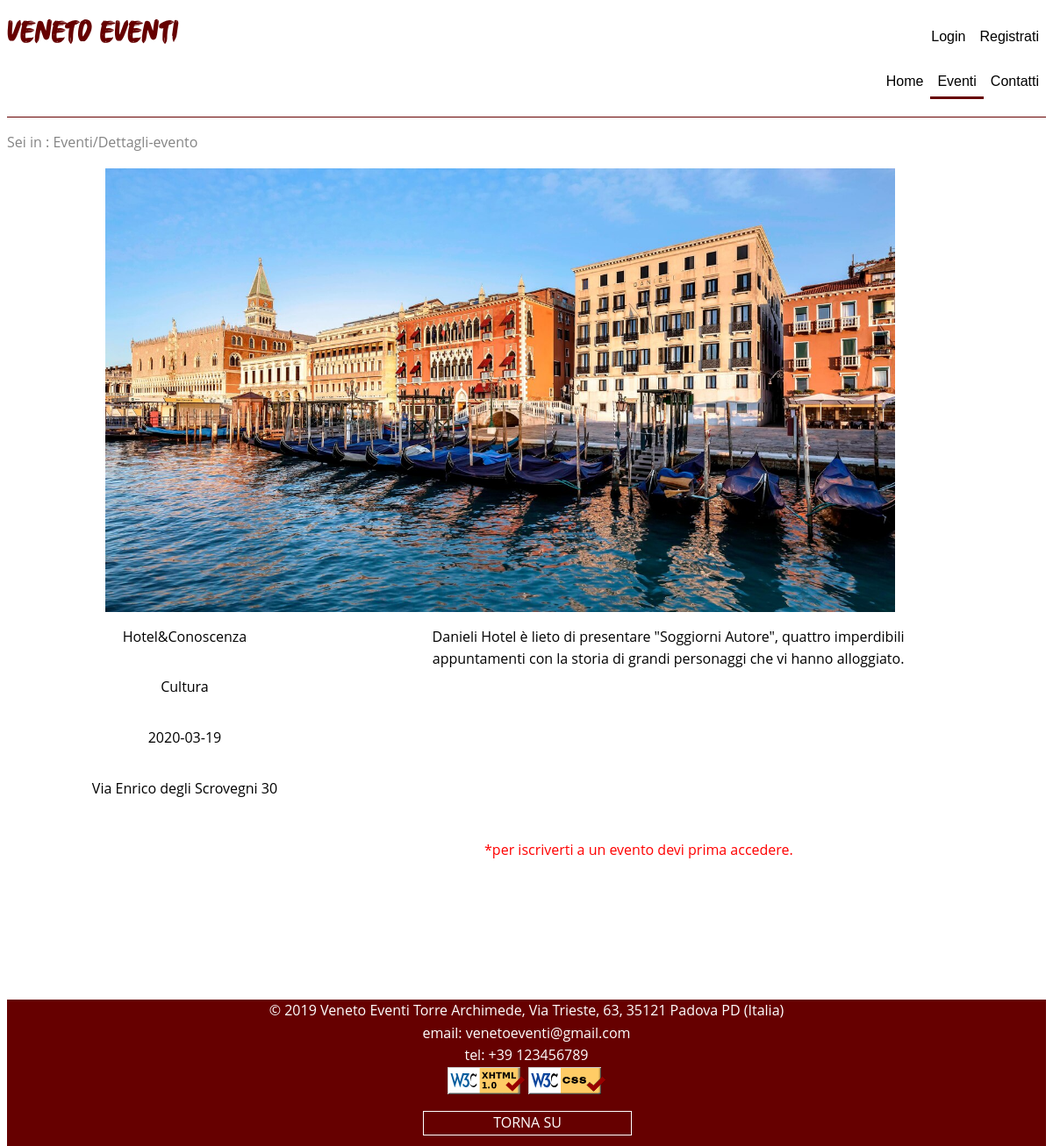
Before: /dettagli_evento.php?id=3 with the older database file.
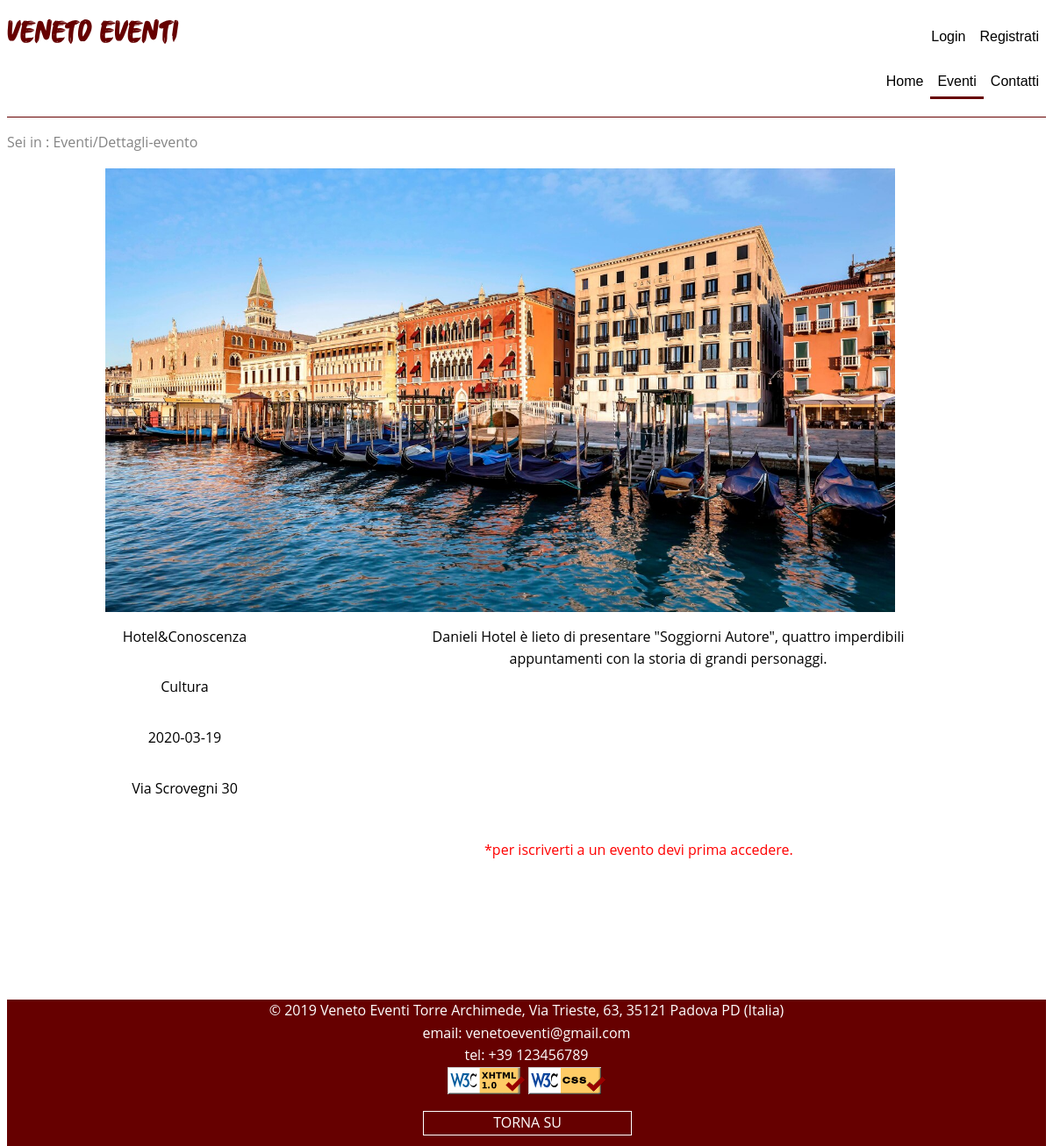
After: the same page with the newer database file.
### tables this page shows
CREATE TABLE `eventi` (
  `ID` int(11) NOT NULL,
  `Titolo` varchar(255) NOT NULL,
  `Descrizione` varchar(500) NOT NULL,
  `Luogo` varchar(255) NOT NULL,
  `Citta` enum('Venezia','Padova','Verona','Vicenza','Belluno','Treviso','Rovigo') NOT NULL,
  `Data` date NOT NULL,
  `Categoria` varchar(255) NOT NULL,
  `Azienda` varchar(255) NOT NULL
);

### dettagli_evento.php (the view, shortened to what this page needs)
<!DOCTYPE html>
<html>
<head>
	<?php
        include_once 'functions.php';
     ?>
  </head>
<?php
        require_once('functions.php');
        $evento=getEventoDettagli($_GET['id']);
        $controlloIscrizione= setIscrivitiBottone();
        $controlloPreferiti= setPreferitiBottone();
         echo   " <div class=' dettagli-evento '>
                                        <div class='box-img img-dettagli'>
                                            <img class='img-detevento' src='".getImg($evento['ID'])."' alt='immagine evento'>
                                        </div>
                                        <div class='box-evento-indettagli '>
                                            <div class='box-titolo titolo-dettagli'>
                                                    <p class='scritte-evento'>".$evento['Titolo']."</p>
                                            </div>
                                            <div class='box-categoria categoria-dettagli'>
                                                <p class='scritte-evento'>".$evento['Categoria']."</p>
                                            </div>
                                            <div class='box-data data-dettagli'>
                                                <div class='box-data-evento'>
                                                    <p class='scritte-evento'>".$evento['Data']."</p>
                                                </div>
                                            </div>
                                            <div class='box-luogo luogo-dettagli'>
                                                <div class='box-luogo-evento'>
                                                    <p class='scritte-evento'>".$evento['Luogo']."</p>
                                                </div>
                                            </div>
                                        </div>
                                            <div class='box-descr descr-dettagli'>
                                                <p class='scritte-evento'> ".$evento['Descrizione']."</p>
                                            </div>
                                            <div class='box-dettagli prefe-iscrizione'>
                                                    ".$controlloPreferiti."
                                                <div class='verifica-iscr'>
                                                    ".$controlloIscrizione."
                                                </div>
                                            </div>
                            </div>
                                    ";
?>
</body>

Changed rows visible on the page:
changed eventi "Hotel&Conoscenza": Luogo "Via Enrico degli Scrovegni 30" → "Via Scrovegni 30"; Descrizione "Danieli Hotel è lieto di presentare \"Soggiorni Autore\", quattro imperdibili appuntamenti con la storia di grandi personaggi che vi hanno alloggiato." → "Danieli Hotel è lieto di presentare \"Soggiorni Autore\", quattro imperdibili appuntamenti con la storia di grandi personaggi."
